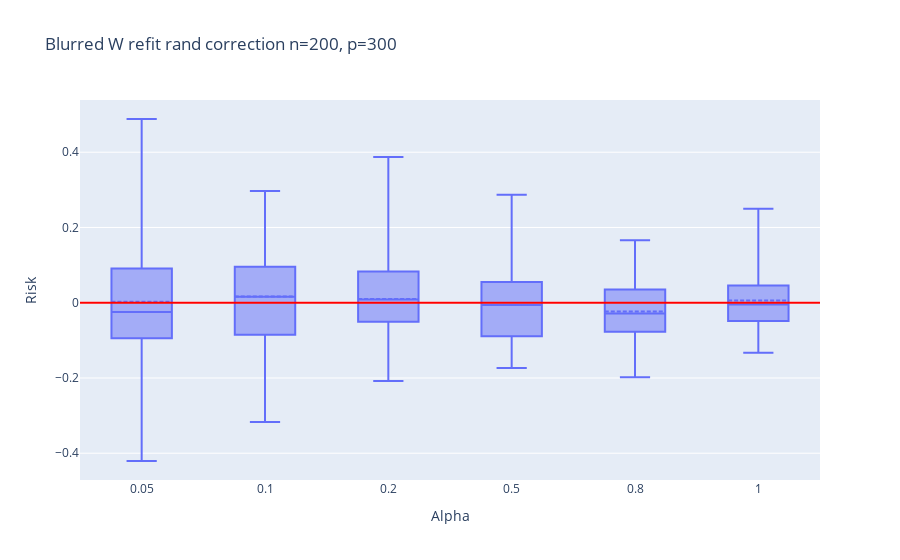

Notebook code for this chart:
### Code cell
fig_blur_w_rand = px.box((blur_df_w_rand - test_err_w_rand.mean(1))/test_err_w_rand.mean(1), 
                  labels={
                         "variable": "Alpha",
                         "value": "Risk"
                         },
                  points=False,
                  title=f"Blurred W refit rand correction n={n}, p={p}")
fig_blur_w_rand.update_traces(boxmean=True)
# fig_blur_w.add_trace(go.Scatter(x=[-1,na], 
#                          y=[test_err_w_rand.mean(),test_err_w_rand.mean()], 
#                          mode='lines', 
#                          name=f'err: {test_err_w_rand.mean():.2f}'))
fig_blur_w_rand.add_hline(y=0.,line_color='red')
fig_blur_w_rand.update_layout(
    xaxis = dict(
        tickmode = 'array',
        tickvals = np.arange(na),
        ticktext = alphas,
    )
)

### Figure 1 — Plotly figure (JSON) as saved in the notebook; plotly's stock layout.template omitted (floating-point values rounded to 4 significant figures; data arrays with more than 128 entries replaced by an {"elided": "..."} marker saying what was removed)
{"data": [{"alignmentgroup": "True", "boxmean": true, "boxpoints": false, "hovertemplate": "Alpha=%{x}<br>Risk=%{y}<extra></extra>", "legendgroup": "", "marker": {"color": "#636efa"}, "name": "", "notched": false, "offsetgroup": "", "orientation": "v", "showlegend": false, "type": "box", "x": {"elided": "600 str values"}, "x0": " ", "xaxis": "x", "y": {"elided": "600 float values"}, "y0": " ", "yaxis": "y"}], "layout": {"boxmode": "group", "legend": {"tracegroupgap": 0}, "shapes": [{"line": {"color": "red"}, "type": "line", "x0": 0, "x1": 1, "xref": "x domain", "y0": 0, "y1": 0, "yref": "y"}], "title": {"text": "Blurred W refit rand correction n=200, p=300"}, "xaxis": {"anchor": "y", "domain": [0, 1], "tickmode": "array", "ticktext": [0.05, 0.1, 0.2, 0.5, 0.8, 1], "tickvals": [0, 1, 2, 3, 4, 5], "title": {"text": "Alpha"}}, "yaxis": {"anchor": "x", "domain": [0, 1], "title": {"text": "Risk"}}}}
